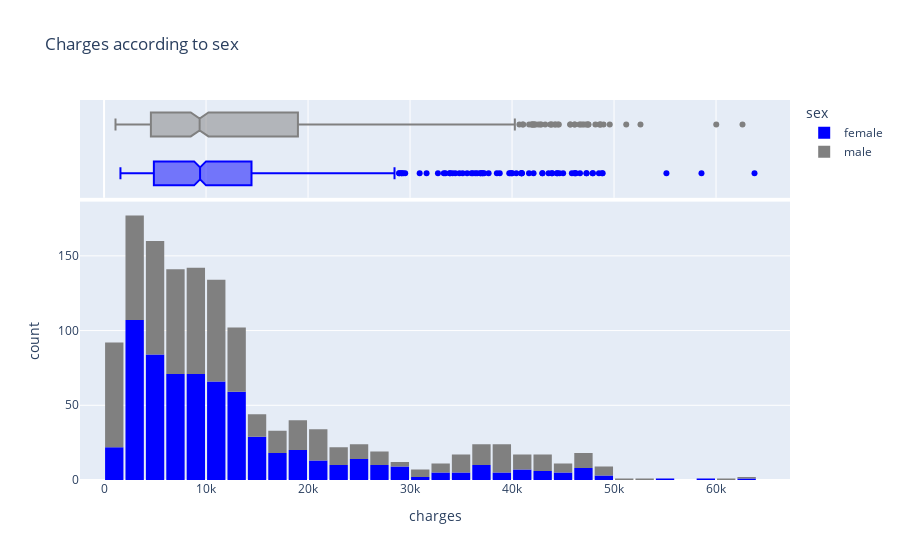

The notebook cell saved with this chart:
### Code cell
fig = px.histogram(df,
    nbins=47,
    x='charges',
    color='sex',
    title="Charges according to sex",
    marginal='box',
    color_discrete_sequence=['blue','gray']
)

fig.update_layout(bargap=0.1)
fig.show()

### Figure 1 — Plotly figure (JSON) as saved in the notebook; plotly's stock layout.template omitted (floating-point values rounded to 4 significant figures; data arrays with more than 128 entries replaced by an {"elided": "..."} marker saying what was removed)
{"data": [{"bingroup": "x", "hovertemplate": "sex=female<br>charges=%{x}<br>count=%{y}<extra></extra>", "legendgroup": "female", "marker": {"color": "blue", "pattern": {"shape": ""}}, "name": "female", "nbinsx": 47, "orientation": "v", "showlegend": true, "type": "histogram", "x": {"elided": "662 float values"}, "xaxis": "x", "yaxis": "y"}, {"hovertemplate": "sex=female<br>charges=%{x}<extra></extra>", "legendgroup": "female", "marker": {"color": "blue"}, "name": "female", "notched": true, "showlegend": false, "type": "box", "x": {"elided": "662 float values"}, "xaxis": "x2", "yaxis": "y2"}, {"bingroup": "x", "hovertemplate": "sex=male<br>charges=%{x}<br>count=%{y}<extra></extra>", "legendgroup": "male", "marker": {"color": "gray", "pattern": {"shape": ""}}, "name": "male", "nbinsx": 47, "orientation": "v", "showlegend": true, "type": "histogram", "x": {"elided": "676 float values"}, "xaxis": "x", "yaxis": "y"}, {"hovertemplate": "sex=male<br>charges=%{x}<extra></extra>", "legendgroup": "male", "marker": {"color": "gray"}, "name": "male", "notched": true, "showlegend": false, "type": "box", "x": {"elided": "676 float values"}, "xaxis": "x2", "yaxis": "y2"}], "layout": {"bargap": 0.1, "barmode": "relative", "legend": {"title": {"text": "sex"}, "tracegroupgap": 0}, "title": {"text": "Charges according to sex"}, "xaxis": {"anchor": "y", "domain": [0, 1], "title": {"text": "charges"}}, "xaxis2": {"anchor": "y2", "domain": [0, 1], "matches": "x", "showgrid": true, "showticklabels": false}, "yaxis": {"anchor": "x", "domain": [0, 0.7326], "title": {"text": "count"}}, "yaxis2": {"anchor": "x2", "domain": [0.7426, 1], "matches": "y2", "showgrid": false, "showline": false, "showticklabels": false, "ticks": ""}}}
